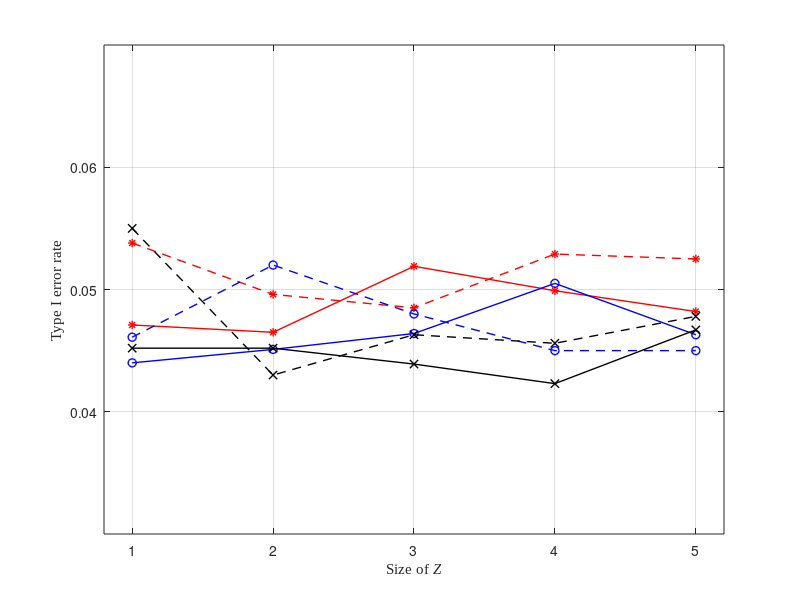

Here is the MATLAB script that generated this plot:
clear;
clc;
x=[1,2,3,4,5];

SCIT100 =  [    0.0471    0.0465    0.0519    0.0499    0.0482];
ReCIT100 = [    0.0440    0.0451    0.0464    0.0505    0.0463];
FRCIT100 = [    0.0452    0.0452    0.0439    0.0423    0.0467];
SCIT200 =  [    0.0538    0.0496    0.0485    0.0529    0.0525];
ReCIT200 = [    0.0461    0.0520    0.0480    0.0450    0.0450];
FRCIT200 = [    0.0550    0.0430    0.0463    0.0456    0.0478];

lw = 1;

plot(x,SCIT100,'*-r','LineWidth',lw);
hold on;
plot(x,SCIT200,'*--r','LineWidth',lw);
hold on;
plot(x,ReCIT100,'o-b','LineWidth',lw);
hold on;
plot(x,ReCIT200,'o--b','LineWidth',lw);
hold on;
plot(x,FRCIT100,'x-k','LineWidth',lw);
hold on;
plot(x,FRCIT200,'x--k','LineWidth',lw);
hold on;
grid on;
xlim([0.8,5.2]);
ylim([0.03,0.07]);
set(gca,'xtick',[1,2,3,4,5]);
set(gca,'ytick',[0.04 0.05 0.06]);
xlabel('Size of \itZ','Fontname','Times New Roman');
ylabel('Type I error rate','Fontname','Times New Roman');